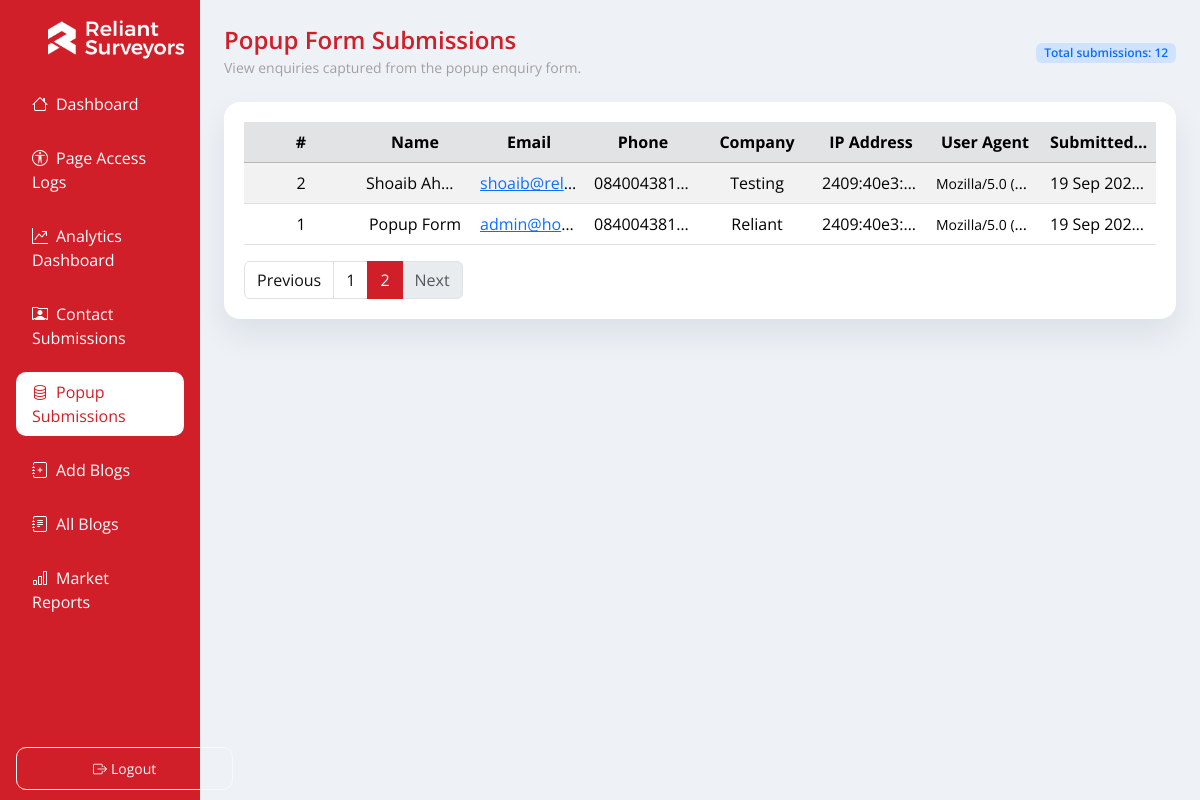
/popup_form_submissions.php?page=2 (signed in), run on the app's committed database.
### tables this page shows
CREATE TABLE `popup_enquiry` (
  `id` int(10) UNSIGNED NOT NULL,
  `full_name` varchar(200) NOT NULL,
  `email` varchar(255) NOT NULL,
  `phone` varchar(50) NOT NULL,
  `company` varchar(255) DEFAULT NULL,
  `ip_address` varchar(45) NOT NULL,
  `user_agent` varchar(512) DEFAULT NULL,
  `created_at` timestamp NOT NULL DEFAULT current_timestamp()
);

### popup_form_submissions.php (the view, shortened to what this page needs)
<?php
require_once __DIR__ . '/includes/render.php';
$pdo = db();
$submissions = [];
$error = null;
$perPage = 10;
$page = filter_input(
  INPUT_GET,
  'page',
  FILTER_VALIDATE_INT,
  ['options' => ['default' => 1, 'min_range' => 1]]
);
$offset = ($page - 1) * $perPage;
$totalSubmissions = 0;
$totalPages = 0;
try {
  $countStmt = $pdo->query('SELECT COUNT(*) FROM popup_enquiry');
  $totalSubmissions = (int)$countStmt->fetchColumn();
  if ($totalSubmissions > 0) {
    $totalPages = (int)ceil($totalSubmissions / $perPage);
    $query = sprintf(
      'SELECT id, full_name, email, phone, company, ip_address, user_agent, created_at FROM popup_enquiry ORDER BY created_at DESC LIMIT %d OFFSET %d',
      $perPage,
      $offset
    );
    $stmt = $pdo->query($query);
    $submissions = $stmt->fetchAll();
  } else {
    $page = 1;
    $offset = 0;
  }
} catch (Throwable $e) {
  $error = 'Unable to load popup form submissions at this time.';
}
$paginationBasePath = strtok((string)($_SERVER['REQUEST_URI'] ?? ''), '?') ?: '/popup_form_submissions.php';
$paginationQueryParams = $_GET;
unset($paginationQueryParams['page']);
$buildPaginationUrl = static function (int $targetPage) use ($paginationBasePath, $paginationQueryParams): string {
  $params = $paginationQueryParams;
  $params['page'] = $targetPage;
  $queryString = http_build_query($params);
  $url = $paginationBasePath . ($queryString ? '?' . $queryString : '');
  return $url === '' ? '#' : $url;
};
echo '<div class="container-fluid layout">';
echo '<div class="row g-0">';
?>
<main class="col-12 col-md-9 col-lg-10 content">
  <div class="d-flex flex-column flex-lg-row align-items-lg-center justify-content-between gap-3 mb-4">
    <div>
      <h2 class="title-heading">Popup Form Submissions</h2>
      <p class="para mb-0">View enquiries captured from the popup enquiry form.</p>
    </div>
    <div class="text-lg-end">
      <span class="badge bg-primary-subtle text-primary fw-semibold">Total submissions: <?= number_format($totalSubmissions) ?></span>
    </div>
  </div>
  <?php if ($error): ?>
    <div class="alert alert-warning" role="alert">
      <?= htmlspecialchars($error, ENT_QUOTES, 'UTF-8') ?>
    </div>
  <?php elseif (!$submissions): ?>
    <div class="alert alert-info" role="alert">
      No popup form submissions found.
    </div>
  <?php else: ?>
    <div class="box">
      <div class="table-responsive">
        <table class="table table-striped table-hover align-middle mb-0">
          <thead class="table-secondary">
            <tr>
              <th scope="col">#</th>
              <th scope="col">Name</th>
              <th scope="col">Email</th>
              <th scope="col">Phone</th>
              <th scope="col">Company</th>
              <th scope="col">IP Address</th>
              <th scope="col">User Agent</th>
              <th scope="col">Submitted At</th>
            </tr>
          </thead>
          <tbody>
            <?php foreach ($submissions as $submission): ?>
              <?php
                $createdAt = $submission['created_at'] ?? '';
                $createdAtFormatted = '—';
                if ($createdAt) {
                  try {
                    $createdAtFormatted = (new DateTime($createdAt))->format('d M Y H:i');
                  } catch (Throwable $e) {
                    $createdAtFormatted = (string)$createdAt;
                  }
                }
              ?>
              <tr>
                <td><?= (int)$submission['id'] ?></td>
                <td><?= htmlspecialchars((string)($submission['full_name'] ?? ''), ENT_QUOTES, 'UTF-8') ?></td>
                <td>
                  <?php if (!empty($submission['email'])): ?>
                    <a href="mailto:<?= htmlspecialchars($submission['email'], ENT_QUOTES, 'UTF-8') ?>">
                      <?= htmlspecialchars($submission['email'], ENT_QUOTES, 'UTF-8') ?>
                    </a>
                  <?php else: ?>
                    <span class="text-muted">—</span>
                  <?php endif; ?>
                </td>
                <td><?= htmlspecialchars((string)($submission['phone'] ?? '—'), ENT_QUOTES, 'UTF-8') ?></td>
                <td><?= htmlspecialchars((string)($submission['company'] ?? '—'), ENT_QUOTES, 'UTF-8') ?></td>
                <td><?= htmlspecialchars((string)($submission['ip_address'] ?? '—'), ENT_QUOTES, 'UTF-8') ?></td>
                <td class="text-break">
                  <?php if (!empty($submission['user_agent'])): ?>
                    <small><?= htmlspecialchars($submission['user_agent'], ENT_QUOTES, 'UTF-8') ?></small>
                  <?php else: ?>
                    <span class="text-muted">—</span>
                  <?php endif; ?>
                </td>
                <td><?= htmlspecialchars($createdAtFormatted, ENT_QUOTES, 'UTF-8') ?></td>
              </tr>
            <?php endforeach; ?>
          </tbody>
        </table>
      </div>
      <?php if ($totalPages > 1): ?>
        <nav aria-label="Popup form submissions pagination" class="mt-3">
          <ul class="pagination mb-0">
            <li class="page-item<?= $page <= 1 ? ' disabled' : '' ?>">
              <?php if ($page <= 1): ?>
                <span class="page-link">Previous</span>
              <?php else: ?>
                <a class="page-link" href="<?= htmlspecialchars($buildPaginationUrl($page - 1), ENT_QUOTES, 'UTF-8') ?>" aria-label="Previous">Previous</a>
              <?php endif; ?>
            </li>
            <?php for ($i = 1; $i <= $totalPages; $i++): ?>
              <li class="page-item<?= $i === $page ? ' active' : '' ?>"<?php if ($i === $page): ?> aria-current="page"<?php endif; ?>>
                <?php if ($i === $page): ?>
                  <span class="page-link"><?= $i ?></span>
                <?php else: ?>
                  <a class="page-link" href="<?= htmlspecialchars($buildPaginationUrl($i), ENT_QUOTES, 'UTF-8') ?>"><?= $i ?></a>
                <?php endif; ?>
              </li>
            <?php endfor; ?>
            <li class="page-item<?= $page >= $totalPages ? ' disabled' : '' ?>">
              <?php if ($page >= $totalPages): ?>
                <span class="page-link">Next</span>
              <?php else: ?>
                <a class="page-link" href="<?= htmlspecialchars($buildPaginationUrl($page + 1), ENT_QUOTES, 'UTF-8') ?>" aria-label="Next">Next</a>
              <?php endif; ?>
            </li>
          </ul>
        </nav>
      <?php endif; ?>
    </div>
  <?php endif; ?>
</main>
<?php
echo '</div>';
echo '</div>';

### assets/css/style.css (style rules this page uses)
body { background: #eef2f7; font-family: "Open Sans", sans-serif; color: #111; }
.layout { min-height: 100vh; padding: 0; }
.content { padding: 24px; }
.box { background: #ffffff; border-radius: 16px; box-shadow: 0 16px 32px rgba(15, 23, 42, 0.08); padding: 20px; }
.table td, .table th { vertical-align: middle; }

### assets/css/custom.css (style rules this page uses)
.content .title-heading { font-size: 24px; font-weight: 600; line-height: 1.3; margin-bottom: 2px; color: #d01f28; }
.content .para { font-size: 14px; margin-bottom: 10px; color: #a0a0a0; }
table { table-layout: fixed; width: 100%; border-collapse: collapse; }
table th, table td { width: auto; text-align: center; padding: 8px 12px; white-space: nowrap; overflow: hidden; text-overflow: ellipsis; }
.active>.page-link, .page-link.active { background-color: #d01f28; border-color: #d01f28; color: #fff; }
.page-link { color: #111; }

### data on the page
popup_enquiry: id "2", full_name "Shoaib Ah…", email "shoaib@rel…", phone "084004381…", company "Testing", ip_address "2409:40e3:…", user_agent "Mozilla/5.0 (…", created_at "19 Sep 202…"
popup_enquiry: id "1", full_name "Popup Form", email "admin@ho…", phone "084004381…", company "Reliant", ip_address "2409:40e3:…", user_agent "Mozilla/5.0 (…", created_at "19 Sep 202…"

### other printed values
$label "Dashboard"
$label "Page Access Logs"
$label "Analytics Dashboard"
$label "Contact Submissions"
$label "Popup Submissions"
$label "Add Blogs"
$label "All Blogs"
$label "Market Reports"
$totalSubmissions "12"
